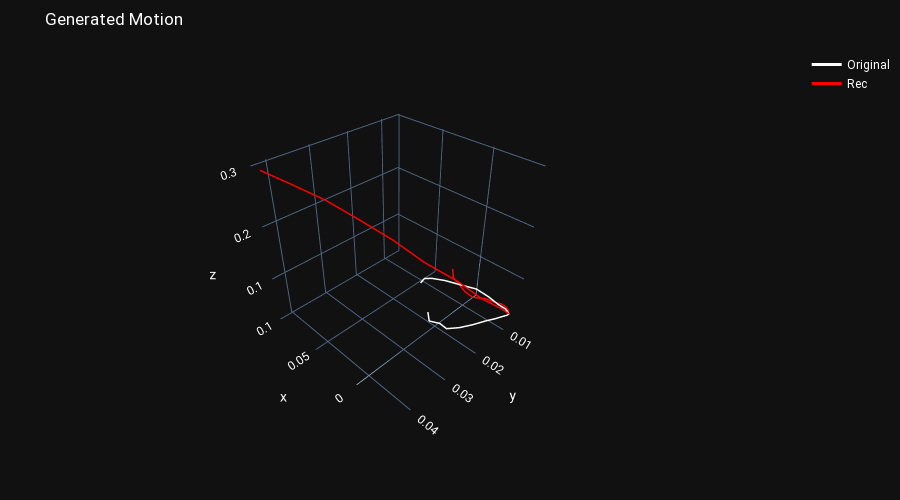

The code cell stored with this chart in its notebook:
### Code cell
sample_data= None
sample_size = np.random.randint(0, 128)
print(sample_size)

for d in model_config.train_iterator:
    x_samples = d[model_config.data_item][sample_size:sample_size+1, :,:]
    y_sampels = d['Y'][sample_size:sample_size+1, :,:] 
    
    min_val = d["centered_min_val"][sample_size:sample_size+1,:].view(1, 1, 9)
    max_val = d["centered_max_val"][sample_size:sample_size+1,:].view(1, 1, 9)
    
    x_samples = (x_samples*(max_val-min_val)) + min_val
    
    center_points = torch.zeros_like(d['X'][:, 0:1, :])
    center_points[:, 0, :3] = d['X'][:, 9, :3]       
    x_samples = x_samples+ center_points
    
    show_generated_motions([d["X"], x_samples])
    
    break

### Figure 1 — Plotly figure (JSON) as saved in the notebook; plotly's stock layout.template omitted (floating-point values rounded to 4 significant figures)
{"data": [{"line": {"color": "white", "width": 3}, "mode": "lines", "name": "Original", "type": "scatter3d", "x": [-0.005894, -0.004976, -0.007222, -0.01213, -0.01863, -0.02561, -0.03163, -0.03622, -0.0383, -0.03838, -0.03898, -0.03941, -0.03931, -0.03854, -0.03715, -0.0351, -0.03247, -0.02887, -0.02535, -0.02158], "y": [0.02704, 0.02568, 0.02409, 0.02169, 0.01879, 0.01531, 0.0128, 0.01051, 0.007776, 0.005927, 0.007071, 0.009333, 0.01235, 0.01557, 0.01971, 0.02365, 0.02691, 0.02797, 0.03002, 0.02936], "z": [0.1447, 0.1459, 0.1421, 0.1335, 0.1202, 0.1041, 0.0841, 0.06294, 0.04191, 0.02173, 0.02546, 0.0341, 0.04403, 0.05463, 0.06577, 0.07704, 0.08824, 0.09944, 0.1098, 0.119]}, {"line": {"color": "red", "width": 3}, "mode": "lines", "name": "Rec", "type": "scatter3d", "x": [0.09706, 0.07789, 0.05774, 0.0368, 0.01596, -0.003741, -0.02111, -0.03322, -0.03893, -0.03838, -0.03748, -0.03576, -0.03339, -0.03017, -0.02643, -0.02178, -0.01665, -0.01135, -0.005892, -0.000913], "y": [0.04216, 0.03897, 0.03547, 0.03236, 0.02887, 0.02551, 0.02047, 0.01589, 0.009873, 0.005927, 0.006028, 0.006462, 0.0077, 0.00978, 0.0117, 0.01471, 0.01592, 0.0163, 0.01659, 0.01535], "z": [0.2936, 0.2767, 0.2571, 0.2337, 0.206, 0.1737, 0.1365, 0.09572, 0.05349, 0.02173, 0.02879, 0.037, 0.04684, 0.05737, 0.06882, 0.07969, 0.09072, 0.1009, 0.1095, 0.1175]}], "layout": {"coloraxis": {"showscale": false}, "font": {"color": "white", "family": "Roboto, monospace", "size": 12}, "height": 500, "margin": {"b": 50, "l": 5, "r": 5, "t": 50}, "scene": {"aspectratio": {"x": 1, "y": 1, "z": 1}, "camera": {"eye": {"x": -1.5, "y": 1.5, "z": 1.5}, "up": {"x": 0, "y": 0, "z": 1}}}, "showlegend": true, "title": {"text": "Generated Motion"}, "xaxis": {"fixedrange": true, "showgrid": false, "showticklabels": false, "zeroline": false, "zerolinecolor": "gray", "zerolinewidth": 1}, "yaxis": {"fixedrange": true, "scaleanchor": "x", "scaleratio": 1, "showgrid": false, "showticklabels": false, "zeroline": false, "zerolinecolor": "gray", "zerolinewidth": 1}}}
